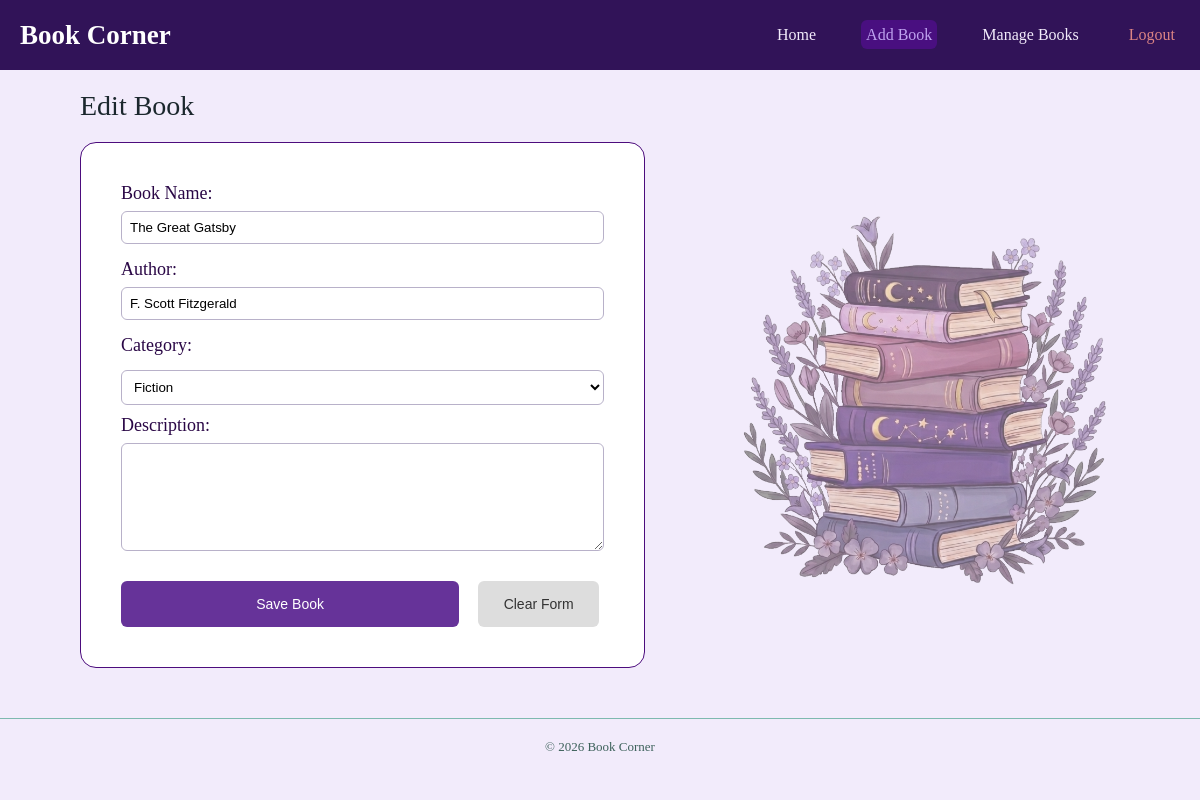
Page /edit-book/3/ on the committed database.
### mysite/pages/models.py (models this page shows, shortened)
class Book(models.Model):
     title = models.CharField(max_length=200)
     author = models.CharField(max_length=100)
     category = models.CharField(max_length=100)
     description = models.TextField(blank=True)

### mysite/pages/views.py (the view, shortened to what this page needs)
# urls.py: path('edit-book/<int:id>/', views.edit_book, name='edit_book'),
def edit_book(request, id):
    book = get_object_or_404(Book, id=id)
    return render(request, 'add_edit_book.html', {'book': book})

### mysite/pages/templates/add_edit_book.html (shortened to what this page needs)
{% load static %}
<!DOCTYPE html>
<html lang="en">
<head>
    <link rel="stylesheet" href="{% static 'books/css/add_edit_book.css' %}">
</head>
<body>
    <nav>
        <div class="logo">
            <h1> Book Corner </h1>
        </div>
        <ul class="navLinks">
            <li><a href="{% url 'home' %}">Home</a></li>
            <li><a href="{% url 'add_book' %}" class="active">Add Book</a></li>
            <li><a href="{% url 'manage_books' %}">Manage Books</a></li>
            <li><a href="{% url 'login' %}" class="logout">Logout</a></li>
        </ul>
    </nav>
    <main>
        <div class="header">
            <h2 class="Title">{% if book %} Edit Book {% else %} Add Book {% endif %}</h2>
        </div>
        <div class="content">
            <div class="form-card">
                <form method="post">
                    <div class="form-cards">
                        <div class="field">
                            <label for="bookName">Book Name:</label>
                            <input type="text" id="bookName" name="bookName" value="{{ book.title|default:'' }}" required>
                        </div>
                        <div class="field">
                            <label for="author">Author:</label>
                            <input type="text" id="author" name="author" value="{{ book.author|default:'' }}" required>
                        </div>
                        <div class="field">
                            <label for="category">Category: </label>
                            <select id="category" name="category">
                                <option value="Fiction" {% if book.category == "Fiction" %}selected{% endif %}>Fiction</option>
                            </select>
                        </div>
                    </div>
                    <div class="field full">
                        <label for="description">Description:</label>
                        <textarea id="description" name="description" rows="6" cols="40">{{ book.description|default:'' }}</textarea>
                    </div>
                    <div class="actions">
                        <button class="btn-save" type="submit">Save Book</button>
                        <button class="btn-clear" type="button" id="clearBtn">Clear Form</button>
                    </div>
                </form>
            </div>
            <div class="image">
                <img src="{% static 'books/images/book1.png' %}">
            </div>
        </div>
    </main>
    <footer>
        <p>© 2026 Book Corner </p>
    </footer>
</body>
</html>

### mysite/pages/static/books/css/add_edit_book.css (style rules this page uses)
* { padding: 0; margin: 0; box-sizing: border-box; }
body { background-color: #f2ebfb; color: hsl(263, 25%, 14%); }
nav { background-color: #311358; display: flex; justify-content: flex-start; align-items: center; padding: 10px 20px; height: 70px; }
.logo { margin-right: auto; font-size: 18px; font-weight: 600; color: white; }
.navLinks { margin-left: 0 100px; list-style: none; display: flex; gap: 40px; align-items: center; }
.navLinks li a { text-decoration: none; color: #f2ebfb; font-size: 16px; font-weight: 500; padding: 6px 5px; border-radius: 6px; }
.navLinks li a.active { background-color: #490f80; color: #bfa3ef; }
.navLinks li a.logout { color: hsl(0, 56%, 69%); }
main { padding: 20px 50px 50px; max-width: 95%; margin: 0 auto; }
.header { margin-bottom: 20px; }
.header h2 { font-size: 28px; font-weight: 500; color: hsl(200, 25%, 14%); }
.form-card { background-color: white; border: 1px solid hsl(274, 82%, 27%); border-radius: 16px; padding: 40px; }
.form-cards { display: grid; grid-template-columns: 1fr; }
.field { display: flex; flex-direction: column; gap: 7px; margin-bottom: 10px; }
label { font-size: 18px; font-weight: 500; color: hsl(274, 82%, 15%); }
input, textarea { margin-bottom: 5px; padding: 8px; border: 1px solid hsl(258, 18%, 74%); border-radius: 6px; }
select { appearance: base-select; border: 1px solid hsl(258, 18%, 74%); background: white; padding: 8px; border-radius: 6px; margin: 0; outline: none; }
option { display: flex; justify-content: flex-start; gap: 20px; border: 1px solid hsl(258, 18%, 74%); background: white; padding: 10px; }
option:not(option:last-of-type) { border-bottom: none; }
.btn-save { margin-top: 15px; margin-right: 15px; width: 70%; border: none; border-radius: 6px; padding: 15px; color: white; font-size: 14px; background-color: #663399; }
.btn-clear { margin-top: 15px; width: 25%; border: none; border-radius: 6px; padding: 15px; color: white; font-size: 14px; background-color: #ddd; color: #333; }
.content { display: grid; grid-template-columns: 1.3fr 1fr; align-items: start; gap: 40px; width: 100%; }
.image { align-self: center; margin-left: 50px; }
img { width: 100%; object-fit: contain; align-self: center; opacity: 60%; }
footer { padding: 20px 48px; border-top: 1px solid hsl(170, 30%, 61%); text-align: center; font-size: 13px; color: hsl(170, 23%, 31%); }

### rows in the picture
Book: bookName "The Great Gatsby", author "F. Scott Fitzgerald", category "Fiction"
